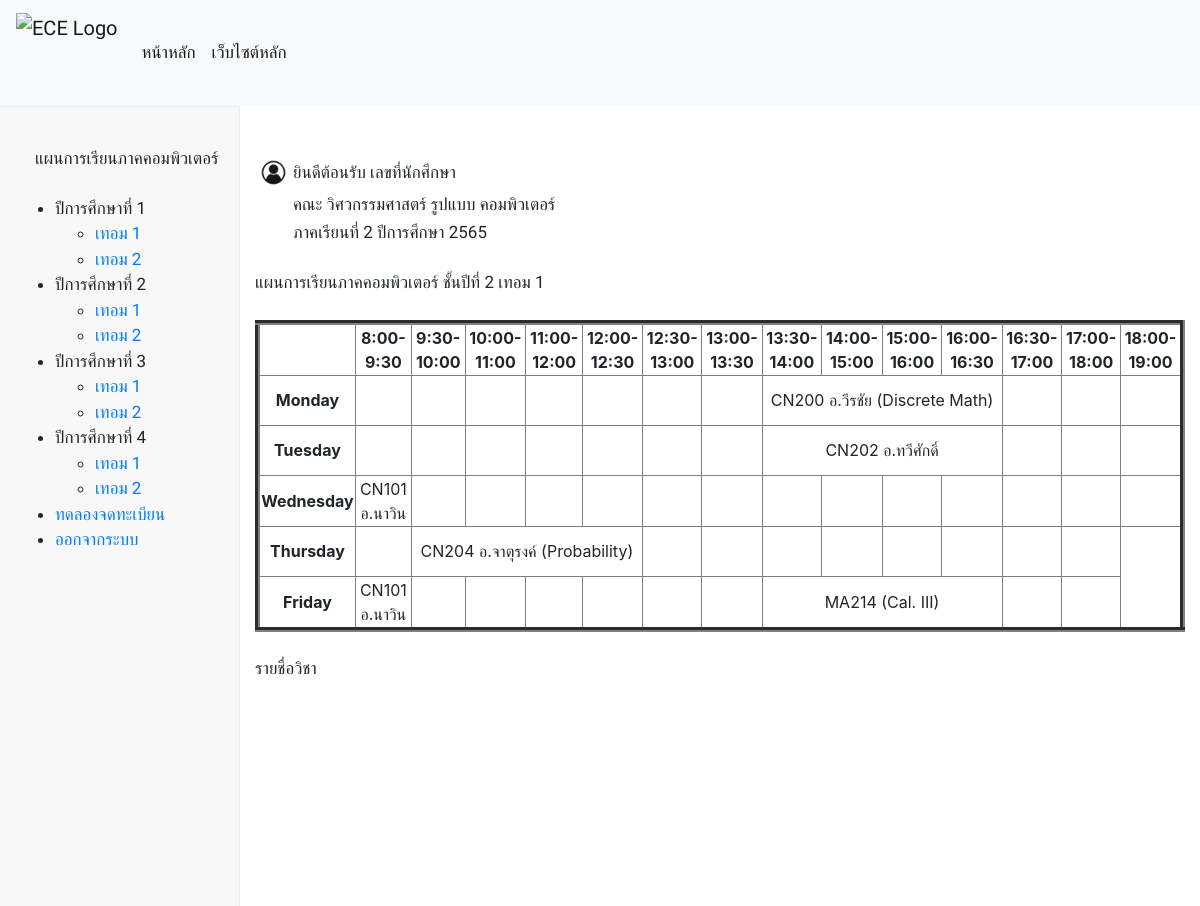
/two_termone/, run on an earlier commit of the app's database.
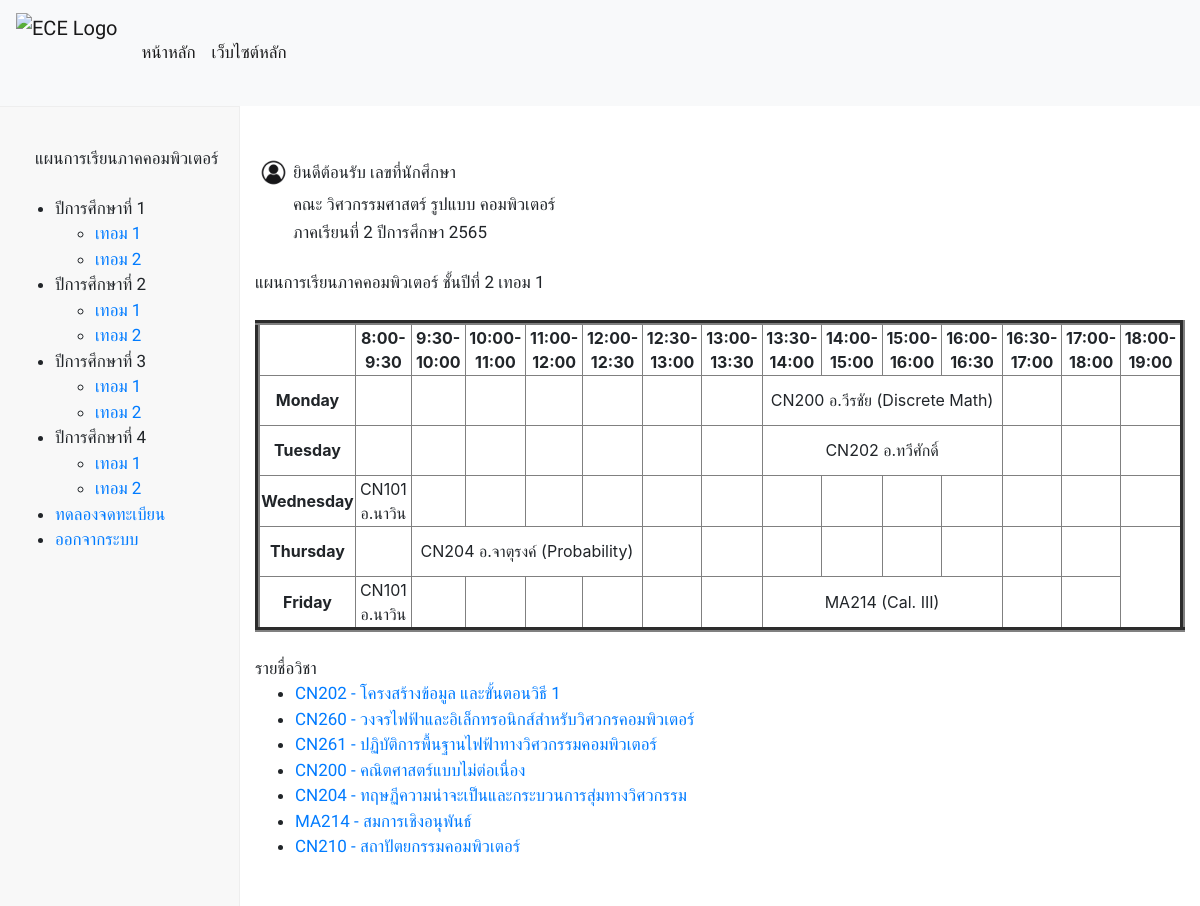
And on a later commit of the database.
### database/models.py (models this page shows, shortened)
class Subject(models.Model):
    S_id = models.CharField(max_length=25)
    S_name = models.CharField(max_length=50)
    S_credits = models.FloatField()
    S_detail = models.TextField()
    S_teacher = models.ForeignKey(Person, on_delete=models.CASCADE)
    pre_id = models.ManyToManyField(
        'self', blank=True, symmetrical=False, related_name='presub')
    post_id = models.ManyToManyField(
        'self', blank=True, symmetrical=False, related_name='postsub')
    term = models.CharField(max_length=25,null=True, blank=True,)

### subjectenroller/views.py (the view)
# urls.py: path('two_termone/', views.two_termone , name="two_termone"),
def two_termone(request):
    skills = Skill.objects.all()
    subject = Subject.objects.all()
    context = {'skills': skills,'subject': subject,}
    return render(request, 'subjectenroller/two_termone.html', context)

### subjectenroller/templates/subjectenroller/two_termone.html (shortened to what the changed rows need)
{% extends "subjectenroller/layout.html" %}
{% load static %}
{% block body %}
    <br>
    <br>
    <div style="display: flex; flex-direction: column;">
        <div class="container">
            <div class="row">
              <div class="col-auto">
                <table style="width:100%">
                    <tr>
                        <th><img src="/static/image/user.jpg" alt="userlogo" width="35" height="35"></th>
                    </tr>
                </table>
              </div>
            </div>
            <br>
            <br>
            <br>
        <br>
        <ul>
          {% for subject in subject %}
            {% if subject.term == '21' %}
            <li><a href="{% url 'detail' subject.S_id %}">{{ subject.S_id }} - {{ subject.S_name }}</a></li>
            {% endif %}
          {% endfor %}
        </ul>
{% endblock %}

What changed in the data, as far as the page shows it:
now on this page (row edited): Subject: S_id "CN202", S_name "โครงสร้างข้อมูล และขั้นตอนวิธี 1"
now on this page (row edited): Subject: S_id "CN260", S_name "วงจรไฟฟ้าและอิเล็กทรอนิกส์สำหรับวิศวกรคอมพิวเตอร์"
now on this page (row edited): Subject: S_id "CN261", S_name "ปฏิบัติการพื้นฐานไฟฟ้าทางวิศวกรรมคอมพิวเตอร์"
now on this page (row edited): Subject: S_id "CN200", S_name "คณิตศาสตร์แบบไม่ต่อเนื่อง"
now on this page (row edited): Subject: S_id "CN204", S_name "ทฤษฏีความน่าจะเป็นและกระบวนการสุ่มทางวิศวกรรม"
now on this page (row edited): Subject: S_id "MA214", S_name "สมการเชิงอนุพันธ์"
now on this page (row edited): Subject: S_id "CN210", S_name "สถาปัตยกรรมคอมพิวเตอร์"
